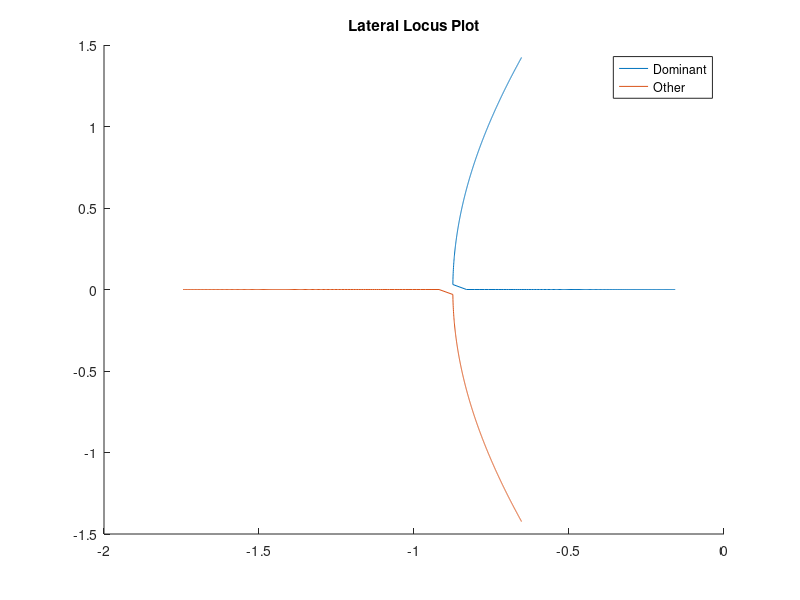

MATLAB code for this plot:
%{
Contributor(s): Jacob Legg
Course number: ASEN 3801
File name: L3801Lab4_35.m
Created: 03/27/2026
~~~~~~~~~~~~~~~~~~~~~~~~~~~~~~~~~~~~~~~~~~~~~~~~~~~~~~~~~~~~~~~~~~~~~~~~~~
- Goal: Find k3
~~~~~~~~~~~~~~~~~~~~~~~~~~~~~~~~~~~~~~~~~~~~~~~~~~~~~~~~~~~~~~~~~~~~~~~~~~
- Methodology: 
~~~~~~~~~~~~~~~~~~~~~~~~~~~~~~~~~~~~~~~~~~~~~~~~~~~~~~~~~~~~~~~~~~~~~~~~~~ 
%}
%% Section 3.5
I_x = 5.8*10^-5;
I_y = 7.2*10^-5;
k1x = 3.98*10^-4;
k2x = 5.63*10^-4;
k1y = 4.94*10^-4;
k2y = 6.99*10^-4;
k3 = linspace(1*10^-4,1*10^-5,1000);
for i=1:1000
    A_x = [0,9.81,0;0,0,1;-k3(i)/I_x,-k2x/I_x,-k1x/I_x];
    A_y = [0,9.81,0;0,0,1;-k3(i)/I_y,-k2y/I_y,-k1y/I_y];
    % [~,D] = eig(A_x);
    [~,D] = eig(A_y);
    % Extract eigenvalues for further analysis
    eigenvalue1(i) = D(1,1);
    eigenvalue2(i) = D(2,2);
    eigenvalue3(i) = D(3,3);
end
figure;
hold on;
% plot(eigenvalue1)
plot(eigenvalue2)
plot(eigenvalue3)
legend('Dominant','Other')
title("Lateral Locus Plot")
chosen = length(eigenvalue2) - length(find(abs(eigenvalue2)<=0.8));
print("locusPlotLat", '-dpng')
% Store the eigenvalue corresponding to the chosen index for further analysis
selectedk3 = k3(chosen);
selectedTau = -1/eigenvalue2(chosen);
